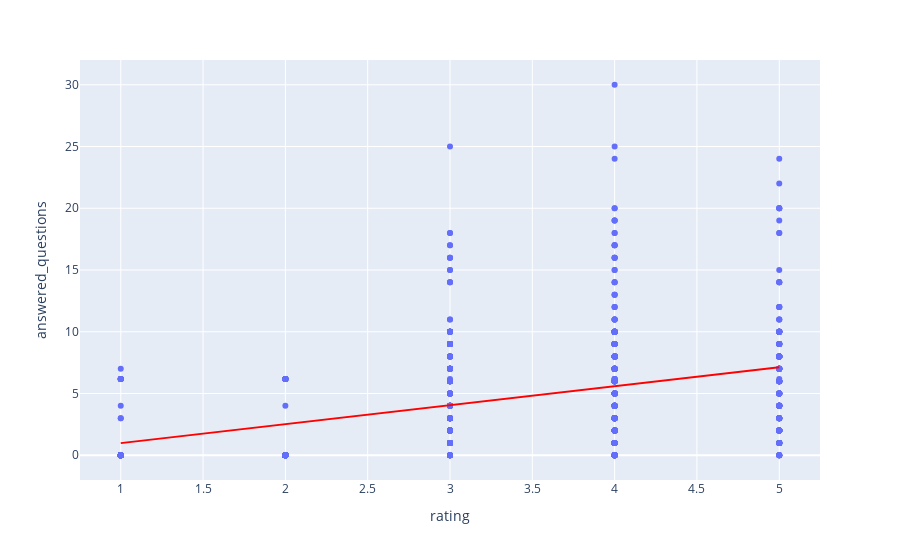

Here is the notebook cell this chart was saved with:
### Code cell
fig = px.scatter(df, x="rating", y="answered_questions", trendline="ols", trendline_color_override="red")
fig.show()

results = px.get_trendline_results(fig)

### Figure 1 — Plotly figure (JSON) as saved in the notebook; plotly's stock layout.template omitted (floating-point values rounded to 4 significant figures; data arrays with more than 128 entries replaced by an {"elided": "..."} marker saying what was removed)
{"data": [{"hovertemplate": "rating=%{x}<br>answered_questions=%{y}<extra></extra>", "legendgroup": "", "marker": {"color": "#636efa", "symbol": "circle"}, "mode": "markers", "name": "", "orientation": "v", "showlegend": false, "type": "scatter", "x": {"elided": "898 int values"}, "xaxis": "x", "y": {"elided": "898 float values"}, "yaxis": "y"}, {"hovertemplate": "<b>OLS trendline</b><br>answered_questions = 1.53695 * rating + -0.555323<br>R<sup>2</sup>=0.149569<br><br>rating=%{x}<br>answered_questions=%{y} <b>(trend)</b><extra></extra>", "legendgroup": "", "line": {"color": "red"}, "marker": {"color": "#636efa", "symbol": "circle"}, "mode": "lines", "name": "", "showlegend": false, "type": "scatter", "x": {"elided": "898 int values"}, "xaxis": "x", "y": {"elided": "898 float values"}, "yaxis": "y"}], "layout": {"legend": {"tracegroupgap": 0}, "margin": {"t": 60}, "xaxis": {"anchor": "y", "domain": [0, 1], "title": {"text": "rating"}}, "yaxis": {"anchor": "x", "domain": [0, 1], "title": {"text": "answered_questions"}}}}
